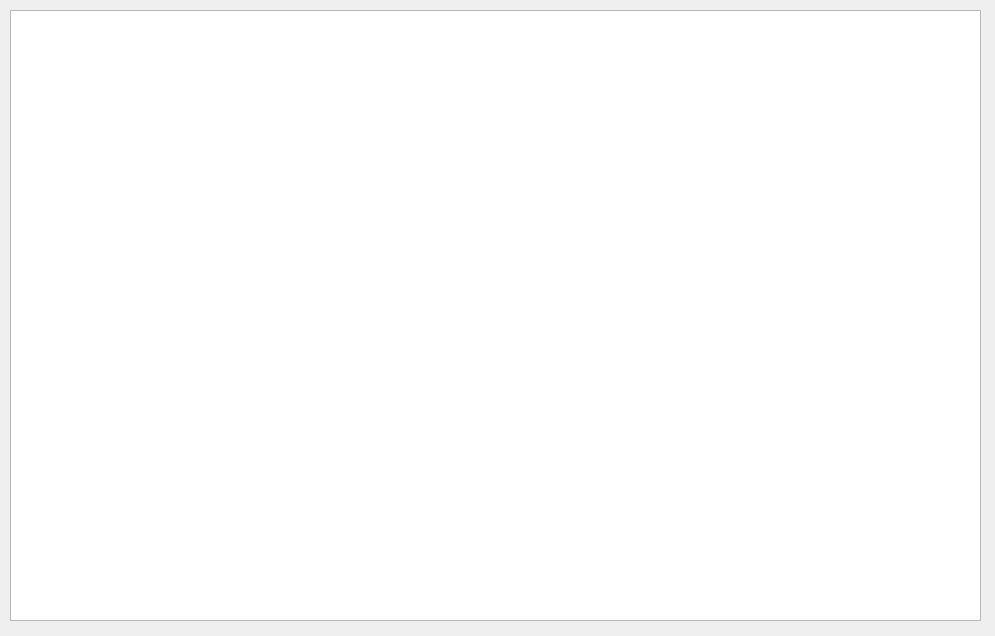
<?xml version="1.0" encoding="UTF-8"?>
<ui version="4.0">
 <class>Widget</class>
 <widget class="QWidget" name="Widget">
  <property name="geometry">
   <rect>
    <x>0</x>
    <y>0</y>
    <width>995</width>
    <height>636</height>
   </rect>
  </property>
  <property name="windowTitle">
   <string>Widget</string>
  </property>
  <widget class="QTextEdit" name="textEdit">
   <property name="geometry">
    <rect>
     <x>10</x>
     <y>10</y>
     <width>971</width>
     <height>611</height>
    </rect>
   </property>
  </widget>
 </widget>
 <resources/>
 <connections/>
</ui>
